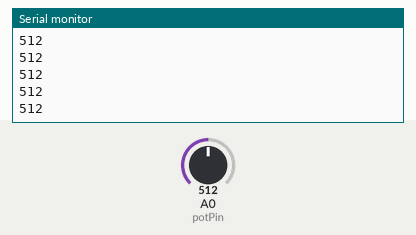
The sketch below on a simulated Arduino Uno, built with avr-gcc and run on an emulated ATmega328P. On the bench: the last lines printed to the serial monitor. Inputs (shaded band) come from the test bench; at power-on: A0 (potPin) = 512.

Above: at 1.2 s.
1.3 s: A0 (potPin) set to 716
At 1.31 s:
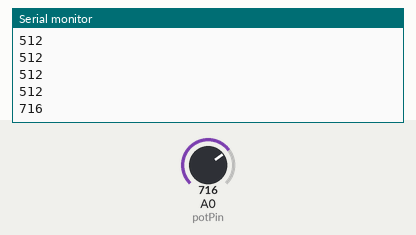
2.8 s: A0 (potPin) set to 900
At 2.81 s:
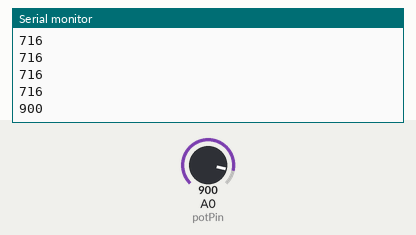
Timing chart, 0 to 5.8 s (numbered marks = the images above; inputs shaded):
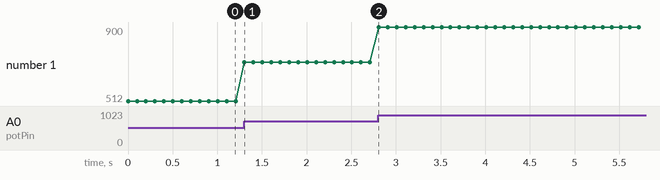

The sketch:

1124_423.ino
```cpp
// 可調式電阻調整範例程式碼

// 接線說明：
// 可調式電阻：
// 中間腳接 Arduino 的 A0 (類比輸入)
// 其他兩腳分別接 Arduino 的 5V 和 GND

const int potPin = A0; // 可調式電阻接腳

void setup() {
  pinMode(potPin, INPUT);
  Serial.begin(9600); // 用於監控輸入值
}

void loop() {
  int potValue = analogRead(potPin); // 讀取可調式電阻的類比值 (0 到 1023)
  Serial.println(potValue); // 將讀取的值輸出到序列監視器
  delay(100); // 延遲 100 毫秒，避免輸出過快
}
```

Measured:
- after the input at 1.3 s, the serial monitor: prints a new line at once (image 1)
- after the input at 2.8 s, the serial monitor: prints a new line at once (image 2)
- plotted number 1: 512 → 716 after the input at 1.3 s, 716 → 900 after the input at 2.8 s
